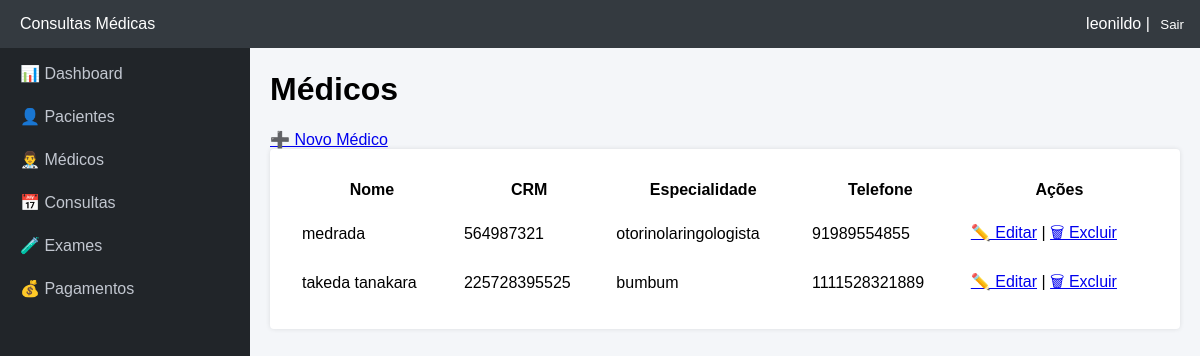
The page /medicos/ (signed in) on the database its author committed.
### consultas/models.py (models this page shows, shortened)
class Medico(models.Model):
    nome = models.CharField(max_length=100)
    crm = models.CharField(max_length=20, unique=True)
    telefone = models.CharField(max_length=15)
    especialidade = models.CharField(max_length=100)
    DIAS_SEMANA = [
        ('segunda', 'Segunda'),
        ('terca', 'Terça'),
        ('quarta', 'Quarta'),
        ('quinta', 'Quinta'),
        ('sexta', 'Sexta'),
        ('sabado', 'Sábado'),
    ]
    dias_atendimento = models.JSONField(default=list, blank=True)

### consultas/views.py (the view)
# urls.py: path('medicos/', views.medicos_lista, name='medicos_lista'),
@login_required
def medicos_lista(request):
    medicos = Medico.objects.all()
    return render(request, 'medicos/lista.html', {'medicos': medicos})

### templates/medicos/lista.html (shortened to what this page needs)
{% extends 'base.html' %}
{% block content %}
<h1>Médicos</h1>
<a href="{% url 'medicos_criar' %}">➕ Novo Médico</a>
<div class="card">
    <table width="100%" cellpadding="10">
        <tr>
            <th>Nome</th>
            <th>CRM</th>
            <th>Especialidade</th>
            <th>Telefone</th>
            <th>Ações</th>
        </tr>
        {% for medico in medicos %}
        <tr>
            <td>{{ medico.nome }}</td>
            <td>{{ medico.crm }}</td>
            <td>{{ medico.especialidade }}</td>
            <td>{{ medico.telefone }}</td>
            <td>
                <a href="{% url 'medicos_editar' medico.id %}">✏️ Editar</a>
                |
                <a href="{% url 'medicos_excluir' medico.id %}">🗑 Excluir</a>
            </td>
        </tr>
        {% empty %}
        <tr>
            <td colspan="5">Nenhum médico cadastrado</td>
        </tr>
        {% endfor %}
    </table>
</div>
{% endblock %}

### templates/base.html (shortened to what this page needs)
<!DOCTYPE html>
<html lang="pt-br">
<head>
</head>
<body>
<div class="navbar">
    <div>Consultas Médicas</div>
    <div>
        {{ user.username }} |
        <form method="post" action="{% url 'logout' %}" style="display:inline;">
         <button type="submit" style="background:none; border:none; color:white; cursor:pointer;">
            Sair
         </button>
</form>
    </div>
</div>
<div class="layout">
    <div class="sidebar">
        <h3>Menu</h3>
        <a href="{% url 'dashboard' %}">📊 Dashboard</a>
        <a href="{% url 'pacientes_lista' %}">👤 Pacientes</a>
        <a href="{% url 'medicos_lista' %}">👨‍⚕️ Médicos</a>
        <a href="{% url 'consultas_agenda' %}">📅 Consultas</a>
        <a href="{% url 'exames_lista' %}">🧪 Exames</a>
        <a href="{% url 'pagamentos_lista' %}">💰 Pagamentos</a>
    </div>
    <div class="content">
        {% block content %}{% endblock %}
    </div>
</div>
</body>
</html>

### templates/base.html (style rules this page uses)
body { margin: 0; font-family: Arial, sans-serif; background-color: #f4f6f9; }
.navbar { background-color: #343a40; color: white; padding: 15px 20px; display: flex; justify-content: space-between; position: fixed; width: 97.5%; top: 0; z-index: 100; }
.layout { margin-top: 30px; }
.sidebar { width: 250px; background-color: #212529; height: 100vh; position: fixed; top: 0; left: 0; color: #c2c7d0; overflow-y: auto; }
.sidebar h3 { padding: 15px; margin: 0; color: white; }
.sidebar a { display: block; padding: 12px 20px; color: #c2c7d0; text-decoration: none; }
.content { margin-left: 250px; padding: 20px; }
.card { background: white; padding: 20px; border-radius: 4px; box-shadow: 0 0 5px rgba(0,0,0,.1); }

### rows shown on the page
Medico: nome "medrada", crm "564987321", especialidade "otorinolaringologista", telefone "91989554855"
Medico: nome "takeda tanakara", crm "225728395525", especialidade "bumbum", telefone "1111528321889"

### other values the page prints
{{ user.username }} "leonildo"
